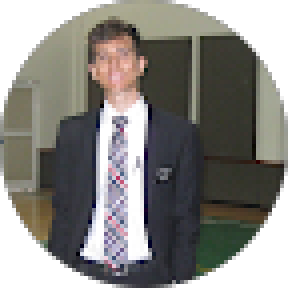
#> input picture assets/img/avaliacao-jose-gerdes.png, 72 x 72 px, given in place of Screenshot 2026-09-28 153120.png, which was not available (shown 4 times larger)
$ python optimize-images.py
#> lines starting #> are read from the running program, lines starting #| are printed output that depends on the picture; pictures that were not available may be replaced by others from this repository, and a replacement may not be noted
#!/usr/bin/env python3
"""Gera as imagens otimizadas da landing page a partir dos arquivos originais.

Uso (na raiz do projeto):
    python3 tools/optimize-images.py

Requer Pillow (pip install pillow). Os originais nunca são alterados.
Para trocar uma foto, substitua o arquivo de origem ou edite a lista PHOTOS
e rode o script novamente.
"""
from pathlib import Path

from PIL import Image, ImageDraw, ImageOps

ROOT = Path(__file__).resolve().parent.parent
OUT = ROOT / "assets" / "img"

# As fotos recebidas têm cerca de 665 px de largura. Nada é ampliado: a maior
# versão gerada é a do tamanho original.
WIDTHS = (360, 520)
LOGO_BG = (13, 12, 13)  # #0D0C0D, fundo do logo e fundo escuro da página

# nome de saída -> arquivo original (na raiz do projeto)
PHOTOS = {
    "toalha-quente": "Screenshot 2026-09-28 153120.png",
    "barbeiro-e-cliente-mirim": "Screenshot 2026-09-28 153138.png",
    "placa-barbearia-aberta": "Screenshot 2026-09-28 153147.png",
    "geladeira-bebidas": "Screenshot 2026-09-28 153208.png",
    "salao-poltronas": "Screenshot 2026-09-28 153218.png",
    "barbeiro-em-atendimento": "Screenshot 2026-09-28 153238.png",
}

# Fotos de perfil das avaliações: nome de saída -> arquivo na raiz do projeto
AVATARS = {
    "avaliacao-richard-derner": "Richard_Derner.png",
    "avaliacao-ronny-matheus": "Ronny_Matheus.png",
    "avaliacao-jose-gerdes": "Jose_Gerdes.png",
}

# Recorte aplicado a todas as fotos (esquerda, topo, direita, base), em pixels.
# As capturas de tela trazem uma linha irregular nas bordas.
TRIM = (2, 2, 2, 2)

# Recortes extras por arquivo, somados ao TRIM. Use quando o original trouxer
# faixas nas extremidades.
CROPS = {}


def open_source(source: str) -> Image.Image:
#> called with source = 'Screenshot 2026-09-28 153120.png'
    im = Image.open(ROOT / source).convert("RGB")
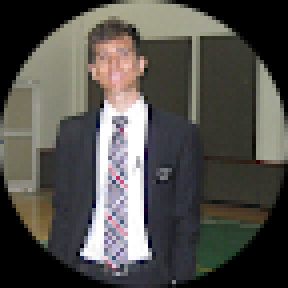
#> im: PIL image 72x72 RGB (shown 4 times larger); mean R, G, B 81.5, 79.6, 75.2
    extra = CROPS.get(source, (0, 0, 0, 0))
    left, top, right, bottom = (a + b for a, b in zip(TRIM, extra))
    return im.crop((left, top, im.width - right, im.height - bottom))
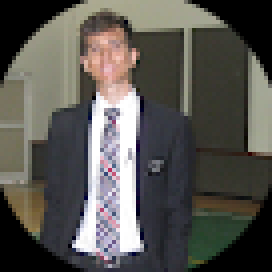
#> returned value: PIL image 68x68 RGB (shown 4 times larger); mean R, G, B 88.2, 86.1, 81.4


def resize_to_width(im: Image.Image, width: int) -> Image.Image:
    if im.width <= width:
        return im.copy()
    height = round(im.height * width / im.width)
    return im.resize((width, height), Image.LANCZOS)


def build_photos() -> None:
    for name, source in PHOTOS.items():
        im = open_source(source)
        for width in WIDTHS:
            resize_to_width(im, width).save(
                OUT / f"{name}-{width}.webp", "WEBP", quality=80, method=6
            )
        im.save(OUT / f"{name}-{im.width}.webp", "WEBP", quality=82, method=6)
        # fallback JPEG para navegadores sem WebP
        im.save(
            OUT / f"{name}-{im.width}.jpg", "JPEG", quality=82, optimize=True, progressive=True
        )
        print(f"{name}: {im.width}x{im.height}")
#| toalha-quente: 68x68
#> pass 2 of the loop in build_photos, `for name, source in PHOTOS.items():`:
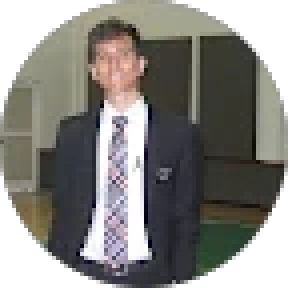
#> input picture assets/img/avaliacao-jose-gerdes.webp, 72 x 72 px, given in place of Screenshot 2026-09-28 153138.png, which was not available (shown 4 times larger)
#> in open_source (call 2), `im = Image.open(ROOT / source).convert("RGB")`:
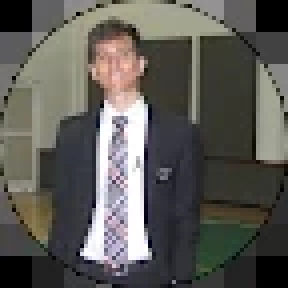
#> im: PIL image 72x72 RGB (shown 4 times larger); mean R, G, B 93, 91.3, 86.6
#> in open_source (call 2), `return im.crop((left, top, im.width - right, im.height - bottom))`:
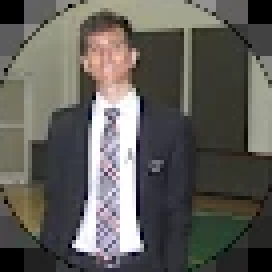
#> returned value: PIL image 68x68 RGB (shown 4 times larger); mean R, G, B 95.8, 93.9, 89
#| barbeiro-e-cliente-mirim: 68x68


# [64 lines left out: functions build_logo, build_avatars, build_social_card, not called in this run]


if __name__ == "__main__":
    OUT.mkdir(parents=True, exist_ok=True)
#> (the run stopped early here; a loop or call above may not have finished)
